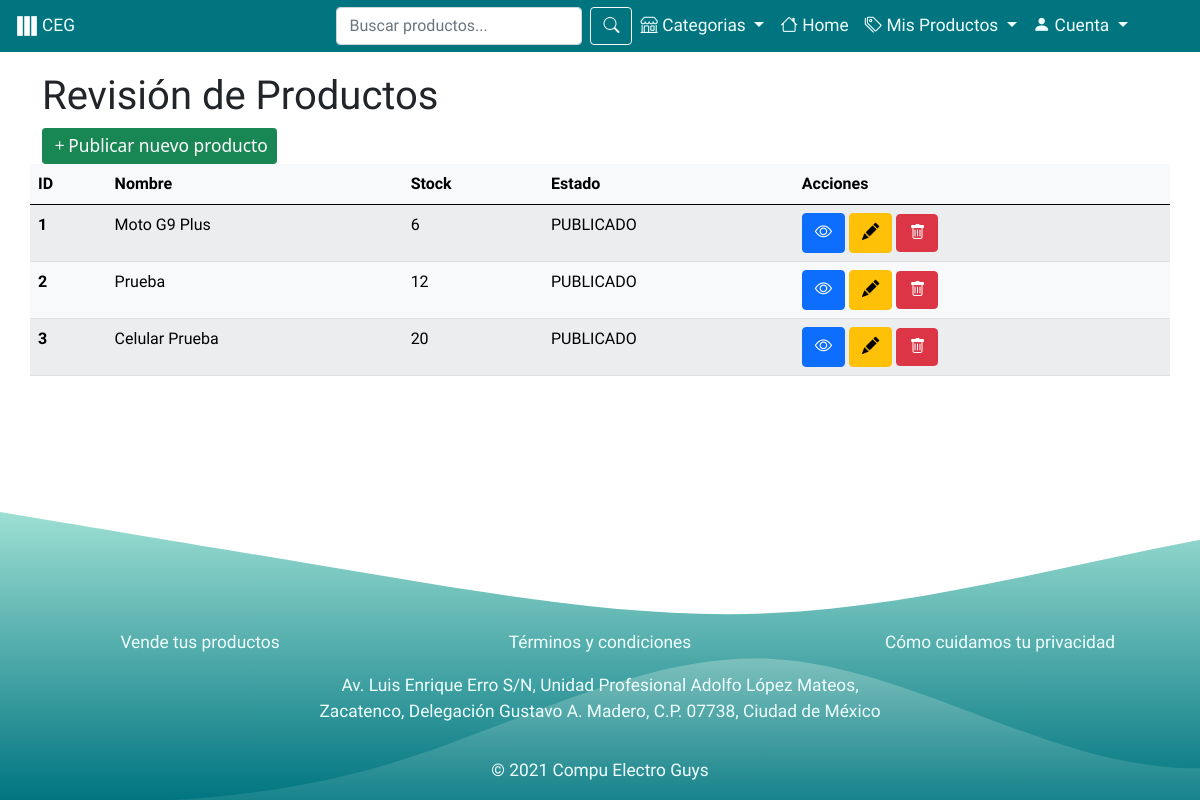
The app's page /html/productosVendedor.php (signed in) with its own data.
### tables this page shows
CREATE TABLE `catalogodeproductos` (
  `id` int(11) NOT NULL,
  `vendedor_id` int(11) NOT NULL,
  `producto_id` int(11) NOT NULL,
  `avgcalificacion` int(11) DEFAULT NULL,
  `precio` double(9,2) NOT NULL
);

CREATE TABLE `producto` (
  `id` int(11) NOT NULL,
  `nombre` varchar(45) NOT NULL,
  `stock` int(11) NOT NULL,
  `estado` varchar(45) DEFAULT NULL,
  `calificacion` int(11) DEFAULT NULL,
  `listacategorias_id` int(11) NOT NULL,
  `descripcion_id` int(11) NOT NULL
);

### html/productosVendedor.php (the view, shortened to what this page needs)
<!DOCTYPE html>
<html>
<head>
    <link href="https://cdn.jsdelivr.net/npm/bootstrap@5.0.1/dist/css/bootstrap.min.css" rel="stylesheet">
    <link rel="stylesheet" href="https://cdn.jsdelivr.net/npm/bootstrap-icons@1.5.0/font/bootstrap-icons.css">
    <link rel="stylesheet" href="../css/navbar.css">
    <link rel="stylesheet" href="../css/verDetalles.css">
    <link rel="stylesheet" href="../css/adminTables.css">
</head>
<body>
    <?php
        if($_SESSION == NULL){
            header('location:./login.php');
        }
        elseif($_SESSION['privilegio'] == 'Vendedor'){
            require '../assets/navs/headerVendedor.php';
        }
	?>
    <div class="position-fixed bottom-0 end-0 p-3" style="z-index: 5">
    </div>
	<main class="contenedor">
		<div class="container details-product">
	        <div class="row justify-content-md-center">
                <h1>Revisión de Productos</h1>
                <div class="d-grid gap-2 d-md-block">
                    <a href="./registrarProductoNuevo.php" class='btn btn-success btn-sm'>
                    <i class='bi bi-plus'></i>Publicar nuevo producto</a>
                </div>
                <table class="table table-light table-striped">
                    <thead>
                      <tr>
                        <th scope="col">ID</th>
                        <th scope="col">Nombre</th>
                        <th scope="col">Stock</th>
                        <th scope="col">Estado</th>
                        <th scope="col">Acciones</th>
                      </tr>
                    </thead>
                    <tbody>
						<?php
						require '../assets/connections/database.php';
						$id_vendedor = $_SESSION['id_comprador'];
						$sentencia = "SELECT cptos.id, pto.nombre, pto.stock, pto.estado FROM catalogodeproductos cptos, producto pto
						WHERE cptos.producto_id = pto.id AND vendedor_id = '$id_vendedor'";
						$ejecutar = $con->query($sentencia);
						while ($datos = $ejecutar->fetch_assoc()) {
							$id = $datos['id'];
							$nombre = $datos['nombre'];
							$stock = $datos['stock'];
							$estado = $datos['estado'];
							echo "<tr>";
							echo "<th scope='row'>$id</th>";
							echo "<td>$nombre</th>";
							echo "<td>$stock</th>";
							echo "<td>$estado</th>";
							echo "<td>
								<a href='verDetalles.php?id_producto=$id' class='btn btn-primary' title='Vista previa del Producto'><i class='bi bi-eye'></i></a>
								<a href='editarProducto.html?id=$id' type='button' class='btn btn-warning' title='Editar Producto' id='liveToastBtnAprobar'><i class='bi bi-pencil-fill'></i></a>
								<button type='button' class='btn btn-danger' title='Eliminar Producto' data-bs-toggle='modal' data-bs-target='#exampleModal'>
                                	<i class='bi bi-trash'></i>
                            	</button> </td>";
							echo "</tr>";
						  }
						?>
                    </tbody>
                </table>
	        </div>
	    </div>
    </main>
    <?php
        require '../assets/navs/footer.php';
	 ?>
</body>
</html>

### css/navbar.css (style rules this page uses)
html { min-height: 100%; position: relative; }
body { margin-bottom: 300px; }
footer p, a { font-size: 13pt !important; }

### css/verDetalles.css (style rules this page uses)
.details-product { margin-top: 20px; }
h1 { display: inline-block; }

### css/adminTables.css (style rules this page uses)
h1, h2, h3, table { font-family: 'Inconsolata', monospace; }

### records on screen
catalogodeproductos: id "1", producto.nombre "Moto G9 Plus", producto.stock "6", producto.estado "PUBLICADO"
catalogodeproductos: id "2", producto.nombre "Prueba", producto.stock "12", producto.estado "PUBLICADO"
catalogodeproductos: id "3", producto.nombre "Celular Prueba", producto.stock "20", producto.estado "PUBLICADO"
